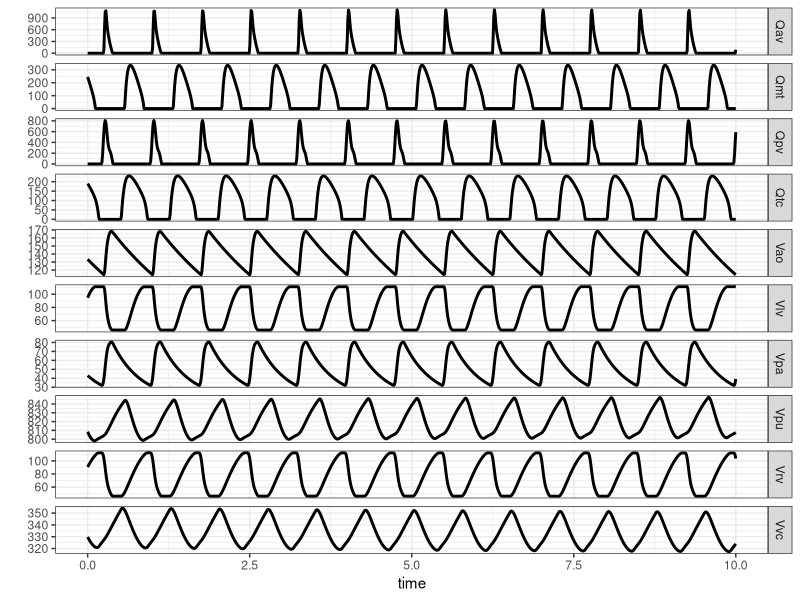
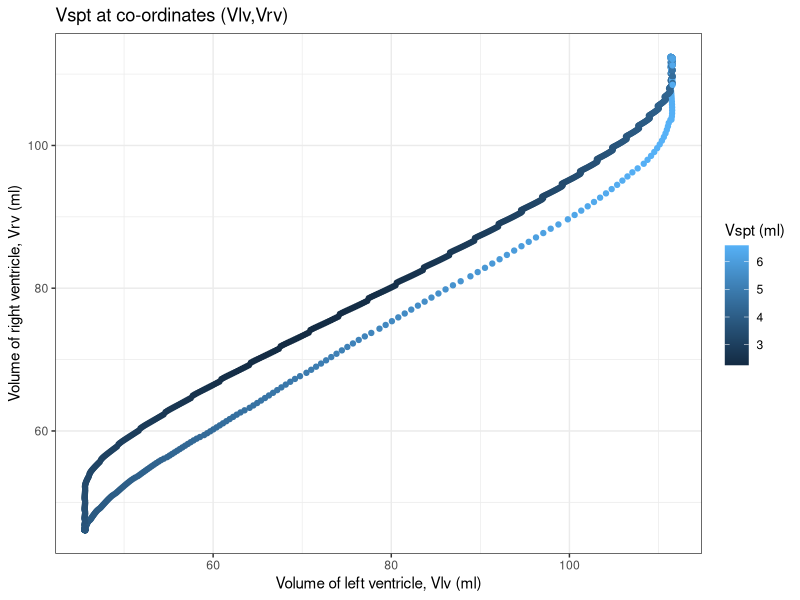

These figures' R source, in order:
# CVS system of ordinary differential equations (ODEs)
# load all the necessary packages
library(deSolve)
library(ggplot2)
library(tidyverse)
library(patchwork)

theme_set(theme_bw())

# Smith cardiovascular model:
CVS <- function(time, u, params) {
  
  # unpack the state variables
  Qmt <- u[1]; Qav <- u[2]; Qtc <- u[3]; Qpv <- u[4]
  Vlv <- u[5]; Vao <- u[6]; Vvc <- u[7]; Vrv <- u[8]
  Vpa <- u[9]; Vpu <- u[10]
  
  # Unpack the parameters
  with(as.list(params), {
    
    # Activation function
    e <- exp(-80 * (time %% 0.75 - 0.375)^2)
    
    # Pericardial pressure calculation
    Vpcd <- Vlv + Vrv
    Ppcd <- P0pcd * (exp(lambdapcd * (Vpcd - V0pcd)) - 1)
    Pperi <- Ppcd + Pth
    
    # Solve for septum volume using Newton-Raphson method
    Vspt <- 0
    dy <- 0.01
    while (abs(dy) > 1e-5 * abs(Vspt)) {
      f <- e * Espt * (Vspt - Vdspt) + (1 - e) * P0spt * (exp(lambdaspt * (Vspt - V0spt)) - 1) -
        e * Elvf * (Vlv - Vspt - Vdlvf) - (1 - e) * P0lvf * (exp(lambdalvf * (Vlv - Vspt - V0lvf)) - 1) +
        e * Ervf * (Vrv + Vspt - Vdrvf) + (1 - e) * P0rvf * (exp(lambdarvf * (Vrv + Vspt - V0rvf)) - 1)
      
      df <- e * Espt + lambdaspt * (1 - e) * P0spt * exp(lambdaspt * (Vspt - V0spt)) +
        e * Elvf + lambdalvf * (1 - e) * P0lvf * exp(lambdalvf * (Vlv - Vspt - V0lvf)) +
        e * Ervf + lambdarvf * (1 - e) * P0rvf * exp(lambdarvf * (Vrv + Vspt - V0rvf))
      
      dy <- f / df
      Vspt <- Vspt - dy
    }
    
    # Calculating filling volumes
    Vlvf <- Vlv - Vspt
    Vrvf <- Vrv + Vspt
    
    # Calculating pressures
    Plvf <- e * Elvf * (Vlvf - Vdlvf) + (1 - e) * P0lvf * (exp(lambdalvf * (Vlvf - V0lvf)) - 1)
    Prvf <- e * Ervf * (Vrvf - Vdrvf) + (1 - e) * P0rvf * (exp(lambdarvf * (Vrvf - V0rvf)) - 1)
    
    Plv <- Plvf + Pperi
    Prv <- Prvf + Pperi
    
    Pao <- Eao * (Vao - Vdao)
    Pvc <- Evc * (Vvc - Vdvc)
    Ppa <- Epa * (Vpa - Vdpa) + Pth
    Ppu <- Epu * (Vpu - Vdpu) + Pth
    
    Qsys <- (Pao - Pvc) / Rsys
    Qpul <- (Ppa - Ppu) / Rpul
    
    # Differential equations with conditions
    du <- numeric(10)
    du[1] <- ifelse(Ppu - Plv > 0 || Qmt > 0, (Ppu - Plv - (Qmt * Rmt)) / Lmt, 0)
    du[2] <- ifelse(Plv - Pao > 0 || Qav > 0, (Plv - Pao - (Qav * Rav)) / Lav, 0)
    du[3] <- ifelse(Pvc - Prv > 0 || Qtc > 0, (Pvc - Prv - (Qtc * Rtc)) / Ltc, 0)
    du[4] <- ifelse(Prv - Ppa > 0 || Qpv > 0, (Prv - Ppa - (Qpv * Rpv)) / Lpv, 0)
    
    # Flow adjustments
    Qmt <- max(Qmt, 0)
    Qav <- max(Qav, 0)
    Qtc <- max(Qtc, 0)
    Qpv <- max(Qpv, 0)
    
    # Volume differential equations
    du[5] <- Qmt - Qav
    du[6] <- Qav - Qsys
    du[7] <- Qsys - Qtc
    du[8] <- Qtc - Qpv
    du[9] <- Qpv - Qpul
    du[10] <- Qpul - Qmt
    
    return(list(du))
  })
}


# Define time range
tspan <- c(0.0, 10)
tsteps <- seq(tspan[1], tspan[2], length.out = 1000)

# Initial conditions
u0 <- c(Qmt = 245.5813, Qav = 0, Qtc = 190.0661, Qpv = 0, Vlv = 94.6812, Vao = 133.3381, 
        Vvc = 329.7803, Vrv = 90.7302, Vpa = 43.0123, Vpu = 808.4579)

# Parameters
p_ <- list(Elvf = 2.8798, Eao = 0.6913, Evc = 0.0059, Ervf = 0.585, Epa = 0.369, 
           Epu = 0.0073, Rmt = 0.0158, Rav = 0.018, Rsys = 1.0889, Rtc = 0.0237, 
           Rpv = 0.0055, Rpul = 0.1552, Lmt = 7.6968e-5, Lav = 1.2189e-4, Ltc = 8.0093e-5, 
           Lpv = 1.4868e-4, Vdlvf = 0, Vdao = 0, Vdvc = 0, Vdrvf = 0, Vdpa = 0, Vdpu = 0, 
           P0lvf = 0.1203, P0rvf = 0.2157, lambdalvf = 0.033, lambdarvf = 0.023, 
           Espt = 48.754, V0lvf = 0, V0rvf = 0, P0spt = 1.1101, P0pcd = 0.5003, 
           V0spt = 2, V0pcd = 200, lambdaspt = 0.435, lambdapcd = 0.03, Vdspt = 2, 
           Pth = -4)


# Solve the system
system.time(sol <- ode(y = u0, times = tsteps, func = CVS, parms = p_, method = "ode45"))
original_data <- as.data.frame(sol)

# Adding noise to data
noise_magnitude <- 0.0
sd_vals <- apply(original_data, 2, sd)
noisy_data <- as.data.frame(sweep(original_data, 2, noise_magnitude * sd_vals, "+") + 
                              noise_magnitude * matrix(rnorm(nrow(original_data) * ncol(original_data)), 
                                                       nrow = nrow(original_data), ncol = ncol(original_data)))


noisy_data_tb <- as_tibble(noisy_data) %>%
  pivot_longer(cols = Qmt:Vpu, 
               names_to = "variable", 
               values_to = "vals")

p_noisy_data_tb <- ggplot(noisy_data_tb) +
  geom_line(aes(x = time, y = vals), color = "black", lwd = 1) +
  facet_grid(vars(variable), scales = "free") + 
  labs(y = "")

p_noisy_data_tb


# Vspt and calculation
Qmt <- noisy_data$Qmt
Qav <- noisy_data$Qav
Qtc <- noisy_data$Qtc
Qpv <- noisy_data$Qpv
Vlv <- noisy_data$Vlv
Vao <- noisy_data$Vao
Vvc <- noisy_data$Vvc
Vrv <- noisy_data$Vrv
Vpa <- noisy_data$Vpa
Vpu <- noisy_data$Vpu

e <- exp(-80 * (tsteps %% 0.75 - 0.375)^2)
Vpcd <- Vlv + Vrv
Ppcd <- p_$P0pcd * (exp(p_$lambdapcd * (Vpcd - p_$V0pcd)) - 1)
Pperi <- Ppcd + p_$Pth

Vspt <- rep(0, length(tsteps))
dx <- rep(0.01, length(tsteps))

for (i in seq_along(tsteps)) {
  while (abs(dx[i]) > 1e-5 * abs(Vspt[i])) {
    f <- e[i] * p_$Espt * (Vspt[i] - p_$Vdspt) + (1 - e[i]) * p_$P0spt * (exp(p_$lambdaspt * (Vspt[i] - p_$V0spt)) - 1) -
      e[i] * p_$Elvf * (Vlv[i] - Vspt[i] - p_$Vdlvf) - (1 - e[i]) * p_$P0lvf * (exp(p_$lambdalvf * (Vlv[i] - Vspt[i] - p_$V0lvf)) - 1) +
      e[i] * p_$Ervf * (Vrv[i] + Vspt[i] - p_$Vdrvf) + (1 - e[i]) * p_$P0rvf * (exp(p_$lambdarvf * (Vrv[i] + Vspt[i] - p_$V0rvf)) - 1)
    
    df <- e[i] * p_$Espt + p_$lambdaspt * (1 - e[i]) * p_$P0spt * exp(p_$lambdaspt * (Vspt[i] - p_$V0spt)) +
      e[i] * p_$Elvf + p_$lambdalvf * (1 - e[i]) * p_$P0lvf * exp(p_$lambdalvf * (Vlv[i] - Vspt[i] - p_$V0lvf)) +
      e[i] * p_$Ervf + p_$lambdarvf * (1 - e[i]) * p_$P0rvf * exp(p_$lambdarvf * (Vrv[i] + Vspt[i] - p_$V0rvf))
    
    dx[i] <- f / df
    Vspt[i] <- Vspt[i] - dx[i]
  }
}

df_Vspt <- tibble(time = tsteps, 
                  Vlv = Vlv, 
                  Vrv = Vrv, 
                  Vao = Vao, 
                  Vspt = Vspt)

p1 <- ggplot(df_Vspt) +
  geom_line(aes(x = time, y = Vspt), color = "black", lwd = 0.8) + 
  labs(title = "Temporal evolution of Vspt",
       x = "Time (s)",
       y = "Septum free wall volume, Vspt (ml)")

p2a <- ggplot(df_Vspt) +
  geom_point(aes(x = Vlv, y = Vspt)) +
  labs(title = "Vspt plotted against Vlv",
       x = "Volume of left ventricle, Vlv (ml)",
       y = "Septum free wall volume, Vspt (ml)")

p2b <- ggplot(df_Vspt) +
  geom_line(aes(x = time, y = Vlv), color = "black", lwd = 0.8) +
  labs(title = "Temporal evolution of Vlv",
       x = "Time (s)",
       y = "Volume of left ventricle, Vlv (ml)")

p3a <- ggplot(df_Vspt) +
  geom_point(aes(x = Vrv, y = Vspt)) + 
  labs(title = "Vspt plotted against Vrv",
       x = "Volume of right ventricle, Vrv (ml)",
       y = "Septum free wall volume, Vspt (ml)")

p3b <- ggplot(df_Vspt) +
  geom_line(aes(x = time, y = Vrv), color = "black", lwd = 0.8) + 
  labs(title = "Temporal evolution of Vrv",
       x = "Time (s)",
       y = "Volume of right ventricle, Vrv (ml)")

p4 <- ggplot(df_Vspt) +
  geom_point(aes(x = Vao, y = Vspt))


p5 = ggplot(df_Vspt) + 
  geom_point(aes(x = Vlv, y = Vrv, col = Vspt)) + 
  labs(title = "Vspt at co-ordinates (Vlv,Vrv)",
       x = "Volume of left ventricle, Vlv (ml)",
       y = "Volume of right ventricle, Vrv (ml)",
       col = "Vspt (ml)")

p5
